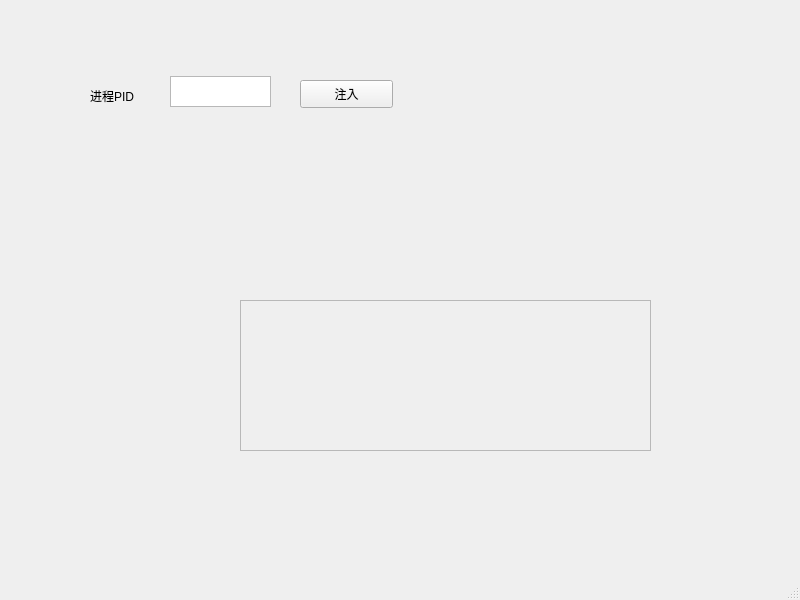
<?xml version="1.0" encoding="UTF-8"?>
<ui version="4.0">
 <class>MainWindow</class>
 <widget class="QMainWindow" name="MainWindow">
  <property name="geometry">
   <rect>
    <x>0</x>
    <y>0</y>
    <width>800</width>
    <height>600</height>
   </rect>
  </property>
  <property name="windowTitle">
   <string>MainWindow</string>
  </property>
  <widget class="QWidget" name="centralwidget">
   <widget class="QPushButton" name="pushButton">
    <property name="geometry">
     <rect>
      <x>300</x>
      <y>80</y>
      <width>93</width>
      <height>28</height>
     </rect>
    </property>
    <property name="text">
     <string>注入</string>
    </property>
   </widget>
   <widget class="QScrollArea" name="scrollArea">
    <property name="geometry">
     <rect>
      <x>240</x>
      <y>300</y>
      <width>411</width>
      <height>151</height>
     </rect>
    </property>
    <property name="widgetResizable">
     <bool>true</bool>
    </property>
    <widget class="QWidget" name="scrollAreaWidgetContents">
     <property name="geometry">
      <rect>
       <x>0</x>
       <y>0</y>
       <width>409</width>
       <height>149</height>
      </rect>
     </property>
    </widget>
   </widget>
   <widget class="QTextEdit" name="textEdit">
    <property name="geometry">
     <rect>
      <x>170</x>
      <y>76</y>
      <width>101</width>
      <height>31</height>
     </rect>
    </property>
   </widget>
   <widget class="QLabel" name="label">
    <property name="geometry">
     <rect>
      <x>90</x>
      <y>85</y>
      <width>61</width>
      <height>21</height>
     </rect>
    </property>
    <property name="text">
     <string>进程PID</string>
    </property>
   </widget>
  </widget>
  <widget class="QMenuBar" name="menubar">
   <property name="geometry">
    <rect>
     <x>0</x>
     <y>0</y>
     <width>800</width>
     <height>26</height>
    </rect>
   </property>
  </widget>
  <widget class="QStatusBar" name="statusbar"/>
 </widget>
 <resources/>
 <connections/>
</ui>
